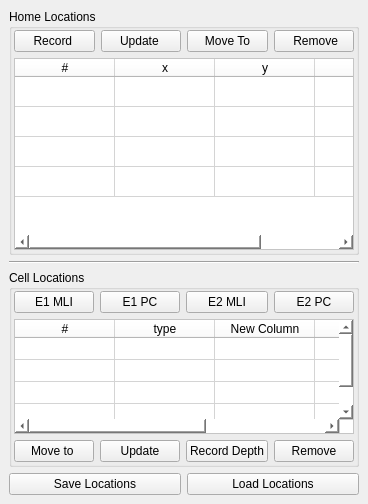
  <widget class="QDockWidget" name="dockWidget_6">
   <property name="font">
    <font>
     <weight>75</weight>
     <bold>true</bold>
    </font>
   </property>
   <property name="styleSheet">
    <string notr="true">QDockWidget::title{background:rgb(85, 85, 255);}</string>
   </property>
   <property name="features">
    <set>QDockWidget::DockWidgetFloatable|QDockWidget::DockWidgetMovable</set>
   </property>
   <property name="windowTitle">
    <string>Location Panel</string>
   </property>
   <attribute name="dockWidgetArea">
    <number>8</number>
   </attribute>
   <widget class="QWidget" name="dockWidgetContents_6">
    <layout class="QGridLayout" name="gridLayout">
     <item row="0" column="0" rowspan="2" colspan="4">
      <widget class="QGroupBox" name="groupBox">
       <property name="font">
        <font>
         <weight>50</weight>
         <bold>false</bold>
        </font>
       </property>
       <property name="title">
        <string>Home Locations</string>
       </property>
       <property name="flat">
        <bool>false</bool>
       </property>
       <layout class="QGridLayout" name="gridLayout_4">
        <property name="leftMargin">
         <number>2</number>
        </property>
        <property name="topMargin">
         <number>1</number>
        </property>
        <property name="rightMargin">
         <number>2</number>
        </property>
        <property name="bottomMargin">
         <number>2</number>
        </property>
        <item row="1" column="0" colspan="4">
         <widget class="QTableWidget" name="homeLocationsTable">
          <property name="styleSheet">
           <string notr="true">background-color: rgb(255, 255, 255);</string>
          </property>
          <property name="rowCount">
           <number>4</number>
          </property>
          <property name="columnCount">
           <number>4</number>
          </property>
          <attribute name="horizontalHeaderStretchLastSection">
           <bool>true</bool>
          </attribute>
          <attribute name="verticalHeaderVisible">
           <bool>false</bool>
          </attribute>
          <row/>
          <row/>
          <row/>
          <row/>
          <column>
           <property name="text">
            <string>#</string>
           </property>
          </column>
          <column>
           <property name="text">
            <string>x</string>
           </property>
          </column>
          <column>
           <property name="text">
            <string>y</string>
           </property>
          </column>
          <column>
           <property name="text">
            <string>z</string>
           </property>
          </column>
         </widget>
        </item>
        <item row="0" column="0">
         <widget class="QPushButton" name="recordHomeLocationBtn">
          <property name="text">
           <string>Record </string>
          </property>
         </widget>
        </item>
        <item row="0" column="3">
         <widget class="QPushButton" name="removeHomeLocationBtn">
          <property name="text">
           <string> Remove</string>
          </property>
         </widget>
        </item>
        <item row="0" column="1">
         <widget class="QPushButton" name="updateHomeLocationBtn">
          <property name="text">
           <string>Update </string>
          </property>
         </widget>
        </item>
        <item row="0" column="2">
         <widget class="QPushButton" name="moveToHomeLocationBtn">
          <property name="text">
           <string>Move To</string>
          </property>
         </widget>
        </item>
       </layout>
      </widget>
     </item>
     <item row="3" column="0" colspan="4">
      <widget class="Line" name="line">
       <property name="minimumSize">
        <size>
         <width>0</width>
         <height>0</height>
        </size>
       </property>
       <property name="orientation">
        <enum>Qt::Horizontal</enum>
       </property>
      </widget>
     </item>
     <item row="4" column="0" colspan="4">
      <widget class="QGroupBox" name="groupBox_2">
       <property name="font">
        <font>
         <weight>50</weight>
         <bold>false</bold>
        </font>
       </property>
       <property name="title">
        <string>Cell Locations</string>
       </property>
       <layout class="QGridLayout" name="gridLayout_7">
        <property name="leftMargin">
         <number>2</number>
        </property>
        <property name="topMargin">
         <number>1</number>
        </property>
        <property name="rightMargin">
         <number>2</number>
        </property>
        <property name="bottomMargin">
         <number>2</number>
        </property>
        <item row="0" column="0">
         <widget class="QPushButton" name="electrode1MLIBtn">
          <property name="maximumSize">
           <size>
            <width>16777215</width>
            <height>24</height>
           </size>
          </property>
          <property name="text">
           <string>E1 MLI</string>
          </property>
         </widget>
        </item>
        <item row="0" column="1">
         <widget class="QPushButton" name="electrode1PCBtn">
          <property name="maximumSize">
           <size>
            <width>16777215</width>
            <height>24</height>
           </size>
          </property>
          <property name="text">
           <string>E1 PC</string>
          </property>
         </widget>
        </item>
        <item row="1" column="0" colspan="4">
         <widget class="QTableWidget" name="cellListTable">
          <property name="maximumSize">
           <size>
            <width>16777215</width>
            <height>115</height>
           </size>
          </property>
          <property name="styleSheet">
           <string notr="true">background-color: rgb(255, 255, 255);</string>
          </property>
          <property name="rowCount">
           <number>4</number>
          </property>
          <attribute name="horizontalHeaderStretchLastSection">
           <bool>true</bool>
          </attribute>
          <attribute name="verticalHeaderVisible">
           <bool>false</bool>
          </attribute>
          <attribute name="verticalHeaderDefaultSectionSize">
           <number>22</number>
          </attribute>
          <attribute name="verticalHeaderMinimumSectionSize">
           <number>16</number>
          </attribute>
          <row/>
          <row/>
          <row/>
          <row/>
          <column>
           <property name="text">
            <string>#</string>
           </property>
          </column>
          <column>
           <property name="text">
            <string>type</string>
           </property>
          </column>
          <column>
           <property name="text">
            <string>New Column</string>
           </property>
          </column>
          <column>
           <property name="text">
            <string>depth</string>
           </property>
          </column>
          <column>
           <property name="text">
            <string>location</string>
           </property>
          </column>
         </widget>
        </item>
        <item row="0" column="2">
         <widget class="QPushButton" name="electrode2MLIBtn">
          <property name="maximumSize">
           <size>
            <width>16777215</width>
            <height>24</height>
           </size>
          </property>
          <property name="text">
           <string>E2 MLI</string>
          </property>
         </widget>
        </item>
        <item row="0" column="3">
         <widget class="QPushButton" name="electrode2PCBtn">
          <property name="maximumSize">
           <size>
            <width>16777215</width>
            <height>24</height>
           </size>
          </property>
          <property name="text">
           <string>E2 PC</string>
          </property>
         </widget>
        </item>
        <item row="2" column="0">
         <widget class="QPushButton" name="moveToItemBtn">
          <property name="maximumSize">
           <size>
            <width>16777215</width>
            <height>24</height>
           </size>
          </property>
          <property name="text">
           <string>Move to </string>
          </property>
         </widget>
        </item>
        <item row="2" column="1">
         <widget class="QPushButton" name="updateItemLocationBtn">
          <property name="maximumSize">
           <size>
            <width>16777215</width>
            <height>24</height>
           </size>
          </property>
          <property name="text">
           <string>Update</string>
          </property>
         </widget>
        </item>
        <item row="2" column="2">
         <widget class="QPushButton" name="recordDepthBtn">
          <property name="maximumSize">
           <size>
            <width>16777215</width>
            <height>24</height>
           </size>
          </property>
          <property name="text">
           <string>Record Depth</string>
          </property>
         </widget>
        </item>
        <item row="2" column="3">
         <widget class="QPushButton" name="removeItemBtn">
          <property name="maximumSize">
           <size>
            <width>16777215</width>
            <height>24</height>
           </size>
          </property>
          <property name="text">
           <string>Remove</string>
          </property>
         </widget>
        </item>
       </layout>
      </widget>
     </item>
     <item row="5" column="2" colspan="2">
      <widget class="QPushButton" name="loadLocationsBtn">
       <property name="maximumSize">
        <size>
         <width>16777215</width>
         <height>24</height>
        </size>
       </property>
       <property name="text">
        <string>Load Locations</string>
       </property>
      </widget>
     </item>
     <item row="5" column="0" colspan="2">
      <widget class="QPushButton" name="saveLocationsBtn">
       <property name="maximumSize">
        <size>
         <width>16777215</width>
         <height>24</height>
        </size>
       </property>
       <property name="text">
        <string>Save Locations</string>
       </property>
      </widget>
     </item>
    </layout>
   </widget>
  </widget>
